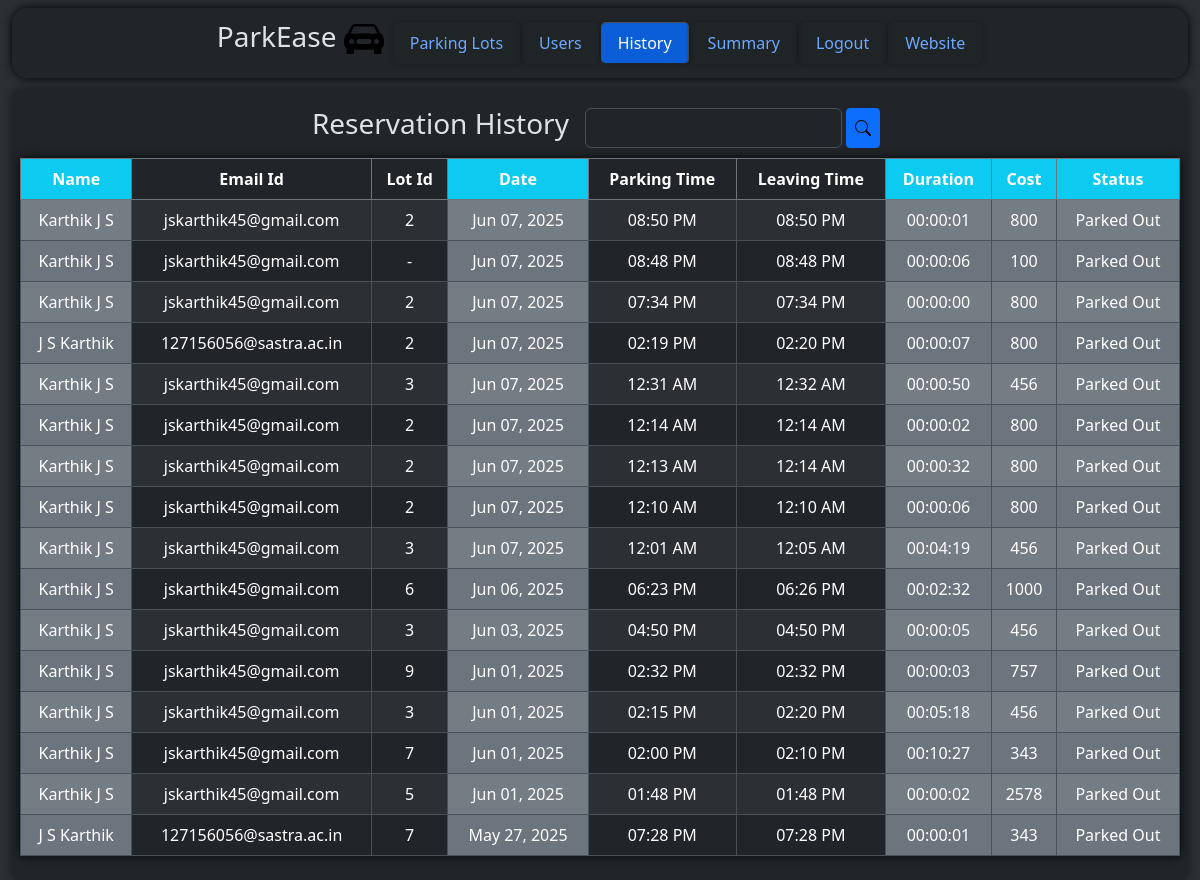
/admin/dashboard/history (signed in), run on an earlier commit of the app's database.
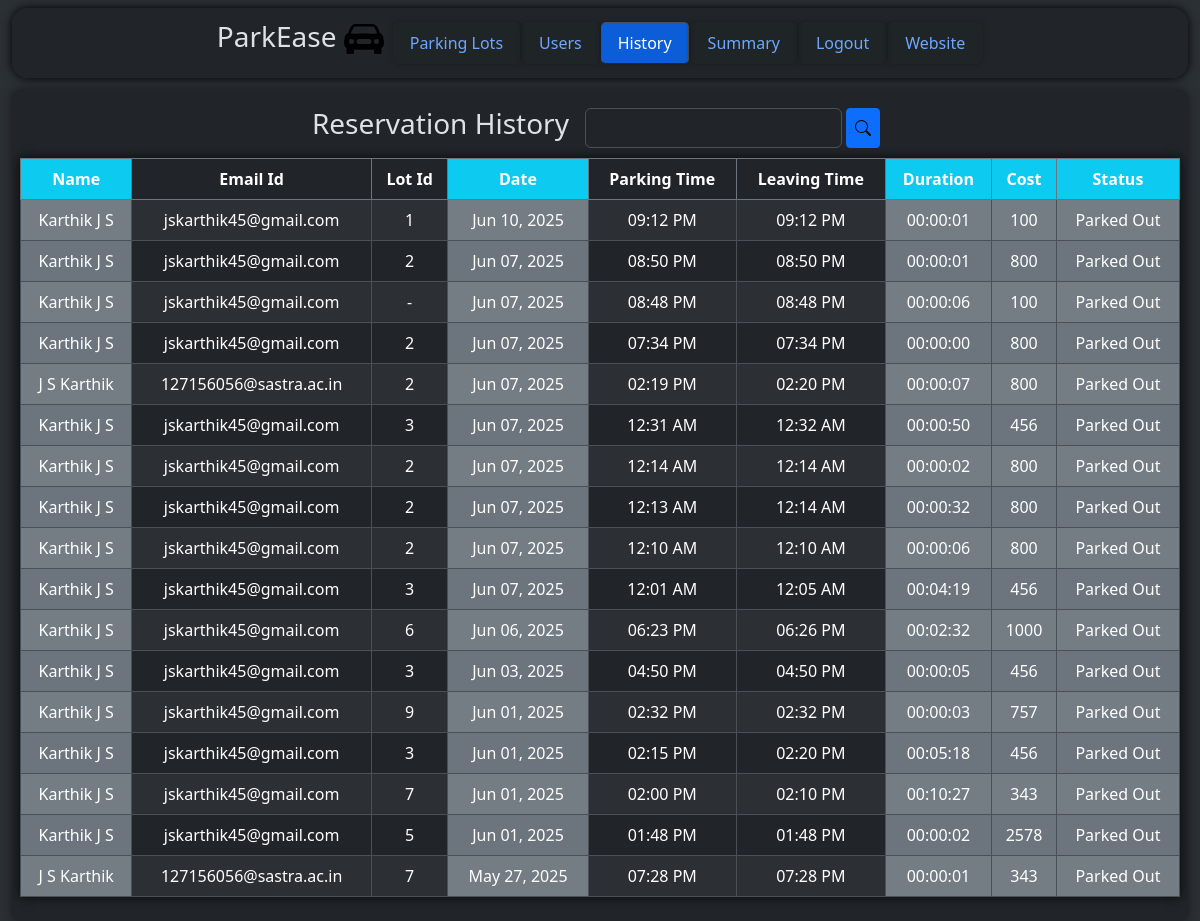
And on a later commit of the database.
### models/parkingInfo.py (models this page shows, shortened)
class ReservedParkingSpot(db.Model) :
    __tablename__ = "reservedparkingspot"
    id = db.Column(db.Integer, primary_key = True, autoincrement = True)
    parkingSpotId = db.Column(db.Integer, db.ForeignKey("parkingspot.id"))
    userId = db.Column(db.Integer, db.ForeignKey("user.id"))
    parkingTimestamp = db.Column(db.DateTime)
    leavingTimestamp = db.Column(db.DateTime)
    totalCost = db.Column(db.Integer)
    vehicleNumber = db.Column(db.String)

class ParkingLot(db.Model) :
    __tablename__ = "parkinglot"
    id = db.Column(db.Integer, primary_key = True, autoincrement = True)
    landmark = db.Column(db.String)
    noOfParkingSpots = db.Column(db.Integer)
    pricePerHr = db.Column(db.Integer)
    addressId = db.Column(db.Integer, db.ForeignKey("address.id"))
    address = db.relationship("Address", uselist = False, backref = "parkingLot")
    parkingSpots = db.relationship("ParkingSpot", backref = "parkingLot") #parking lot and parking spot is 1 - M

### models/userInfo.py (models this page shows, shortened)
class User(db.Model) :
    __tablename__ = "user"
    id = db.Column(db.Integer, primary_key = True, autoincrement = True)
    firstName = db.Column(db.String)
    lastName = db.Column(db.String)
    age = db.Column(db.Integer)
    addressId = db.Column(db.Integer, db.ForeignKey("address.id"))
    email = db.Column(db.String, unique = True)
    password = db.Column(db.String, unique = True)
    address = db.relationship("Address", backref = "users") #user and address is M - 1
    reservedParkingSpots = db.relationship("ReservedParkingSpot", backref = "user") #user and reserved parking spot is 1 - M

### controllers/adminDashboard.py (the view)
@adminbp.route("/dashboard/history", methods = ["GET"])
def history() :
    if request.method == "GET" :
        return render_template("admin/reservationHistory.html", reservedParkingSpots = viewHistory())

### controllers/adminDashboard.py (called while the page is built)
@adminbp.before_request
def restrict() :
    if session.get("type") != "admin" :
        return redirect(url_for("general.signIn"))

def viewHistory() :
    return db.session.execute(db.select(ReservedParkingSpot).order_by(nulls_first(desc(ReservedParkingSpot.parkingTimestamp)))).scalars().all()

### templates/admin/reservationHistory.html (shortened to what this page needs)
<!DOCTYPE html>
<html class = "h-100" data-bs-theme = "dark">
    <head>
        <link rel = "stylesheet" href = "/static/bootstrap/css/bootstrap.min.css"/>
        <link rel = "stylesheet" href = "/static/css/style.css"/>
    </head>
    <body class = "h-100">
        <div class = "container-fluid bg-body-tertiary min-vh-100">
            <div class = "container-fluid d-flex justify-content-center bg-body">
                <div class = "d-flex justify-content-center align-items-center container-fluid mt-2 rounded-4 position-fixed" style = "height: 70px; width: 98%; background-color: rgba(33, 37, 41, 0.9); z-index: 1000; box-shadow: 0 0 10px rgb(0, 0, 0); backdrop-filter: blur(3px);">
                    <div class = "overflow-auto" style = "height: 100%; width: 100%;">
                        <ul class = "nav nav-tabs d-flex align-items-center justify-content-center" style = "height: 100%; width: 100%;">
                            <a href = "/" class = "text-decoration-none text-reset me-2">
                                <h3>
                                    ParkEase
                                    <img src = "/static\images\car-front-fill.svg" alt = "Logo" style = "width: 40px;"/>
                                </h3>
                            </a>
                            <li class = "nav-item">
                                <a class = "nav-link" href = "/admin/dashboard">
                                    Parking Lots
                                </a>
                            </li>
                            <li class = "nav-item">
                                <a class = "nav-link", href = "/admin/dashboard/users">
                                    Users
                                </a>
                            </li>
                            <li class = "nav-item">
                                <a class = "nav-link active", href = "/admin/dashboard/history">
                                    History
                                </a>
                            </li>
                            <li class = "nav-item">
                                <a class = "nav-link" href = "/admin/dashboard/summary">
                                    Summary
                                </a>
                            </li>
                                <a class = "nav-link" href = "/signIn">
                                    Logout
                                </a>
                            <li class = "nav-item">
                                <a class = "nav-link" href = "/">
                                    Website
                                </a>
                            </li>
                        </ul>
                    </div>
                </div>
            </div>
            <div class = "rounded-3 container-fluid bg-body p-2 overflow-auto" style = "height: 80%; width: 100%; margin-top: 90px; box-shadow: 0 0 10px rgb(24, 26, 29);">
                <div class = "d-flex justify-content-center align-items-center gap-2" style = "height: 60px;">
                    <h3>
                        Reservation History
                    </h3>
                    <p>
                        <form method = "POST" action = "/admin/dashboard/searchResults" class = "d-flex">
                            <input type = "text" name = "searchValue" class = "form-control" style = "height: 40px;"/> &nbsp;
                            <button type = "submit" name = "action" value = "search" class = "btn btn-primary btn-sm d-flex justify-content-center align-items-center" style = "height: 40px;">
                                <img src = "\static\images\search.svg" alt = "Search"/>
                            </button>
                        </form>
                    </p>
                </div>
                <div>
                    <table class = "table table-striped table-bordered table-hover text-center" style = "box-shadow: 0 0 10px rgb(7, 8, 8)">
                        <thead class = "border-secondary">
                            <tr>
                                <th class = "bg-info">
                                    Name
                                </th>
                                <th>
                                    Email Id
                                </th>
                                <th>
                                    Lot Id
                                </th>
                                <th class = "bg-info">
                                    Date
                                </th>
                                <th>
                                    Parking Time
                                </th>
                                <th>
                                    Leaving Time
                                </th>
                                <th class = "bg-info">
                                    Duration
                                </th>
                                <th class = "bg-info">
                                    Cost
                                </th>
                                <th class = "bg-info">
                                    Status
                                </th>
                            </tr>
                        </thead>
                        <tbody>
                            {% for reservedParkingSpot in reservedParkingSpots %}
                                <tr>
                                    <td class = "bg-secondary">
                                        {{ reservedParkingSpot.user.firstName }} {{ reservedParkingSpot.user.lastName }}
                                    </td>
                                    <td>
                                        {{ reservedParkingSpot.user.email }}
                                    </td>
                                    <td>
                                        {% if reservedParkingSpot.parkingSpot is not none %}
                                            {{ reservedParkingSpot.parkingSpot.parkingLot.id }}
                                        {% else %}
                                            -
                                        {% endif %}
                                    </td>
                                    {% if reservedParkingSpot.parkingTimestamp is none %}
                                        {% set a = 1 %}
                                        <td class = "bg-secondary">
                                            -
                                        </td>
                                        <td>
                                            -
                                        </td>
                                    {% else %}
                                        <td class = "bg-secondary">
                                            {{ reservedParkingSpot.parkingTimestamp.strftime("%b %d, %Y") }}
                                        </td>
                                        <td>
                                            {{  reservedParkingSpot.parkingTimestamp.strftime("%I:%M %p") }}
                                        </td>
                                    {% endif %}
                                    {% if reservedParkingSpot.leavingTimestamp is none %}
                                        {% set b = 1 %}
                                        <td>
                                            -
                                        </td>
                                        <td class = "bg-secondary">
                                            -
                                        </td>
                                        <td class = "bg-secondary">
                                            -
                                        </td>
                                    {% else %}
                                        <td>
                                            {{ reservedParkingSpot.leavingTimestamp.strftime("%I:%M %p") }}
                                        </td>
                                        <td class = "bg-secondary">
                                            {% set dur = (reservedParkingSpot.leavingTimestamp - reservedParkingSpot.parkingTimestamp).total_seconds() | int %}
                                            {{ "%02d" | format(dur // 3600) }}:{{ "%02d" | format((dur % 3600) // 60) }}:{{ "%02d" | format(dur % 60) }}
                                        </td>
                                        <td class = "bg-secondary">
                                            {{ reservedParkingSpot.totalCost }}
                                        </td>
                                    {% endif %}
                                    {% if a == 1 %}
                                        <td class = "bg-danger">
                                            Reserved
                                        </td>
                                    {% elif b == 1 %}
                                        <td class = "bg-success">
                                            Occupied
                                        </td>
                                    {% else %}
                                        <td class = "bg-secondary">
                                            Parked Out
                                        </td>
                                    {% endif %}
                                </tr>
                            {% endfor %}
                        </tbody>
                    </table>
                </div>
            </div>
        </div>
    </body>
</html>

### static/css/style.css (style rules this page uses)
.nav-tabs { border: none; }
.nav-tabs .nav-link { border-radius: 5px; margin: 1px; box-shadow: 0 0 5px rgb(25, 28, 31); backdrop-filter: blur(1px); }
.nav-tabs .nav-link.active { background-color: rgb(11, 94, 215); }

What changed in the data, as far as the page shows it:
added ReservedParkingSpot: user.firstName "Karthik", user.lastName "J S", user.email "jskarthik45@gmail.com", parkingSpot.parkingLot.id "1", parkingTimestamp "Jun 10, 2025", parkingTimestamp "09:12 PM", leavingTimestamp "09:12 PM", dur "00", value "00", dur "01", totalCost "100"
